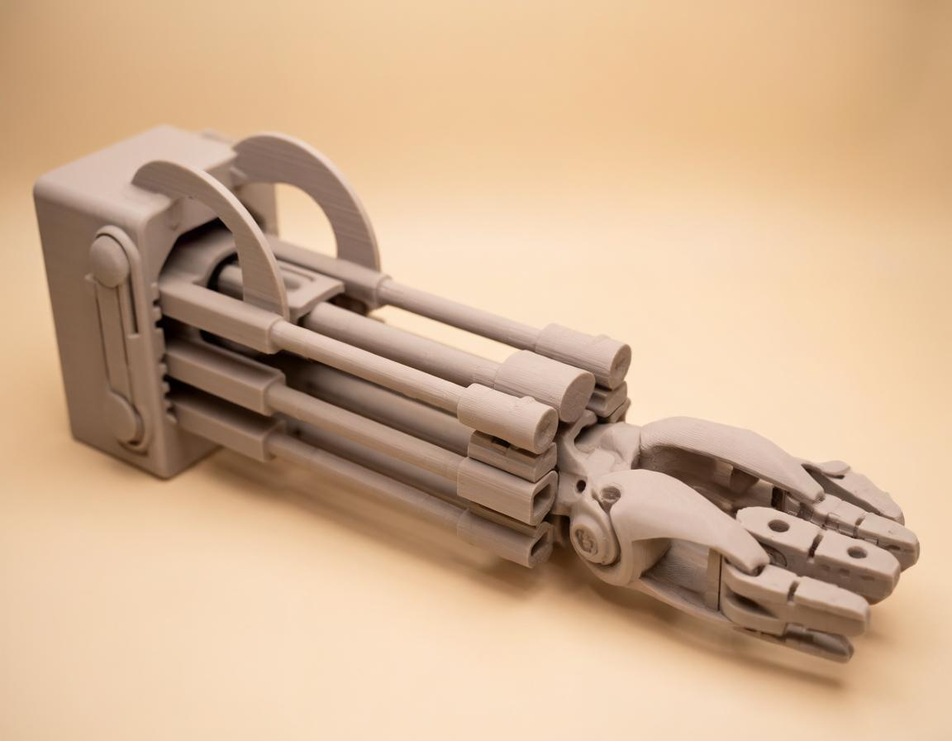
#> input picture inventors/text2cad/finger-mirror-input.png, 952 x 741 px, shrunk from 1152 x 896 before the run
$ python recess.py ../../../inventors/text2cad/finger-mirror-input.png
#> lines starting #> are read from the running program, lines starting #| are printed output that depends on the picture; after the words box and inside, x2 and y2 are one past the last pixel; in counts of white or black regions, pixels touching at a corner belong together
"""Recess (empty bauble socket) centroids in a top-down body reference vs spec. usage: recess.py IMAGE"""
import numpy as np, sys
from PIL import Image
from scipy import ndimage
sys.path.insert(0, sys.argv[0].rsplit('/',1)[0]); import spec
im=np.asarray(Image.open(sys.argv[1]).convert('RGB')).astype(float); L=im.sum(2)
#> after `L = im.sum(2)`:
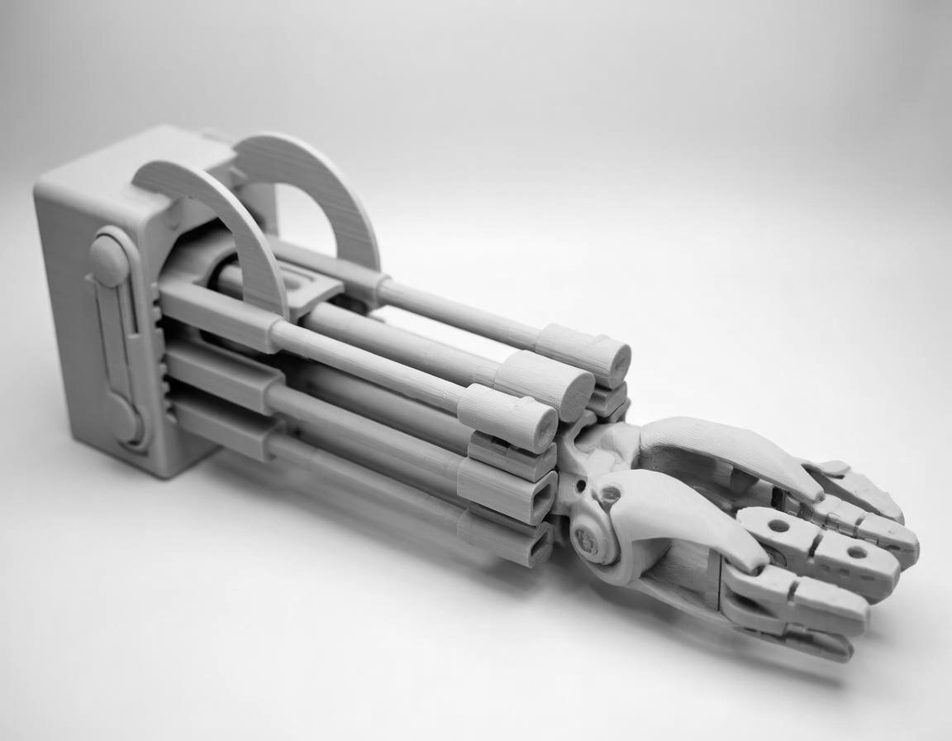
#> L: shape (741, 952) float64; min 0, max 699, mean 530; drawn with min black and max white
bg=np.median(im[:5].reshape(-1,3),0); obj=np.abs(im-bg).sum(2)>150
#> after `bg = np.median(im[:5].reshape(-1, 3), 0)`: bg = [233, 196, 154]
#> after `obj = np.abs(im - bg).sum(2) > 150`:
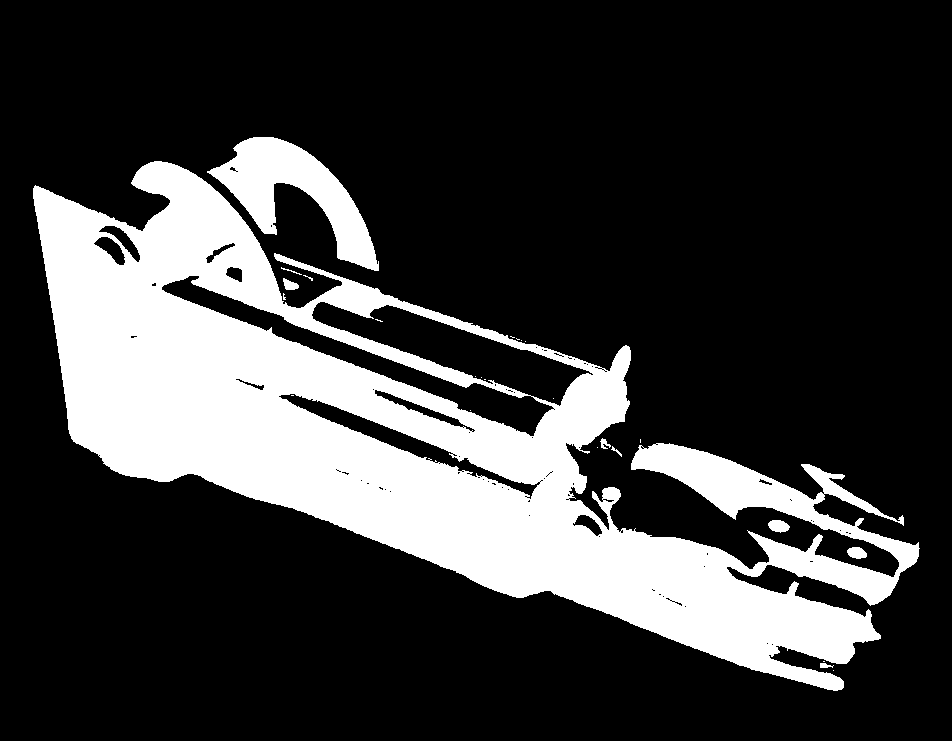
#> obj: shape (741, 952) bool; 23.2% white; 26 white regions (17 under 20 px), largest, box (x1, y1, x2, y2) and area: (33, 161, 920, 691) 154123, (207, 137, 379, 271) 8649, (768, 520, 790, 533) 206
lab,n=ndimage.label(obj); obj=lab==(np.argmax(ndimage.sum(obj,lab,range(1,n+1)))+1)
#> after `lab, n = ndimage.label(obj)`:
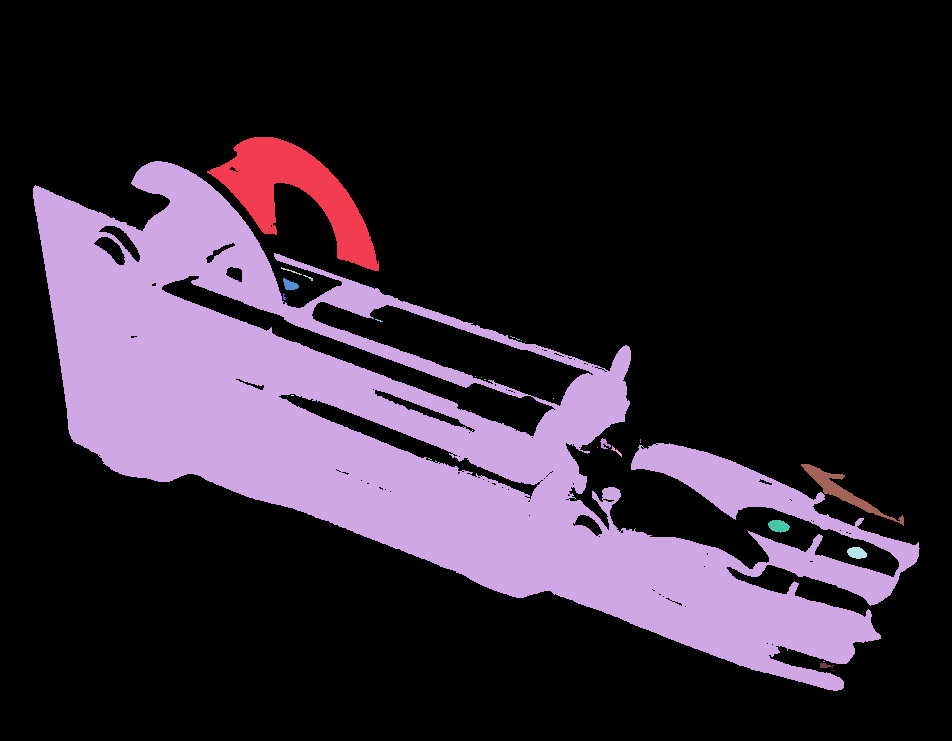
#> lab: shape (741, 952) int32; 43 distinct labels, from 0 to 42; one colour per label, 0 black
#> after `lab, n = ndimage.label(obj)`: n = 42
#> after `obj = lab == np.argmax(ndimage.sum(obj, lab, range(1, n + 1))) + 1`:
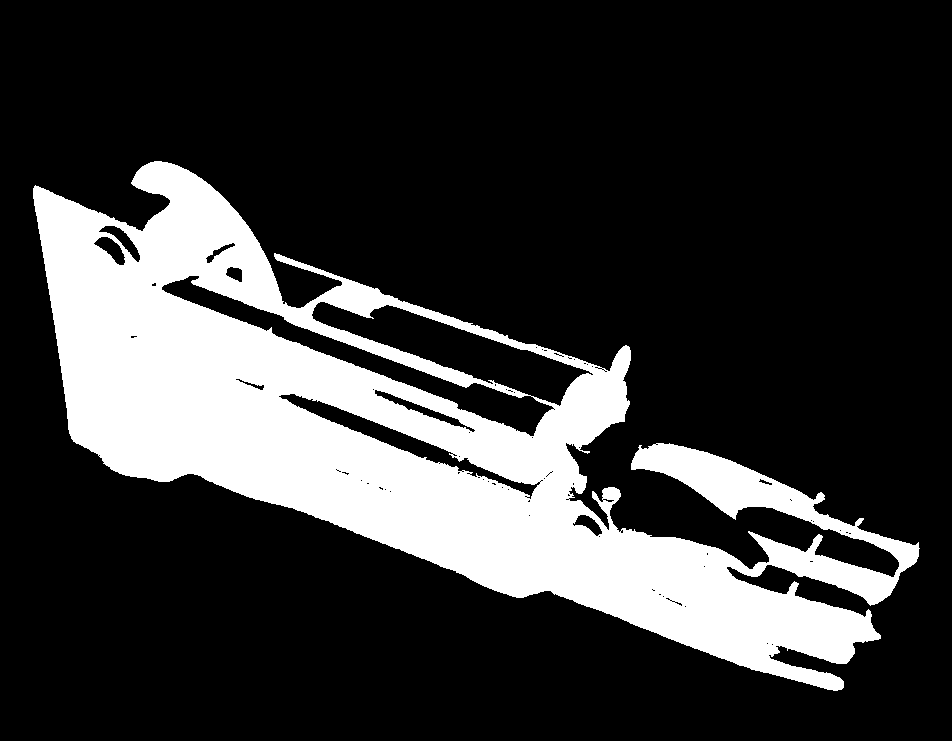
#> obj: shape (741, 952) bool; 21.7% white; 1 white region, box (x1, y1, x2, y2) and area: (33, 161, 920, 691) 153028
ys,xs=np.nonzero(obj); s=(33.0+43.25)/(ys.max()-ys.min()+1-4); y0=ys.min()+33.0/s
#> after `s = (33.0 + 43.25) / (ys.max() - ys.min() + 1 - 4)`: s = 0.145
#> after `y0 = ys.min() + 33.0 / s`: y0 = 388.6
rows=[np.nonzero(obj[y])[0] for y in range(ys.min(),ys.max()+1)]
#> rows = 530 items
x0=np.median([(r.min()+r.max())/2 for r in rows if len(r) and (r.max()-r.min())>0.5*np.ptp(xs)])
#> x0 = 402.5
dark=(L<ndimage.uniform_filter(L,25)-25)&ndimage.binary_erosion(obj,iterations=8)
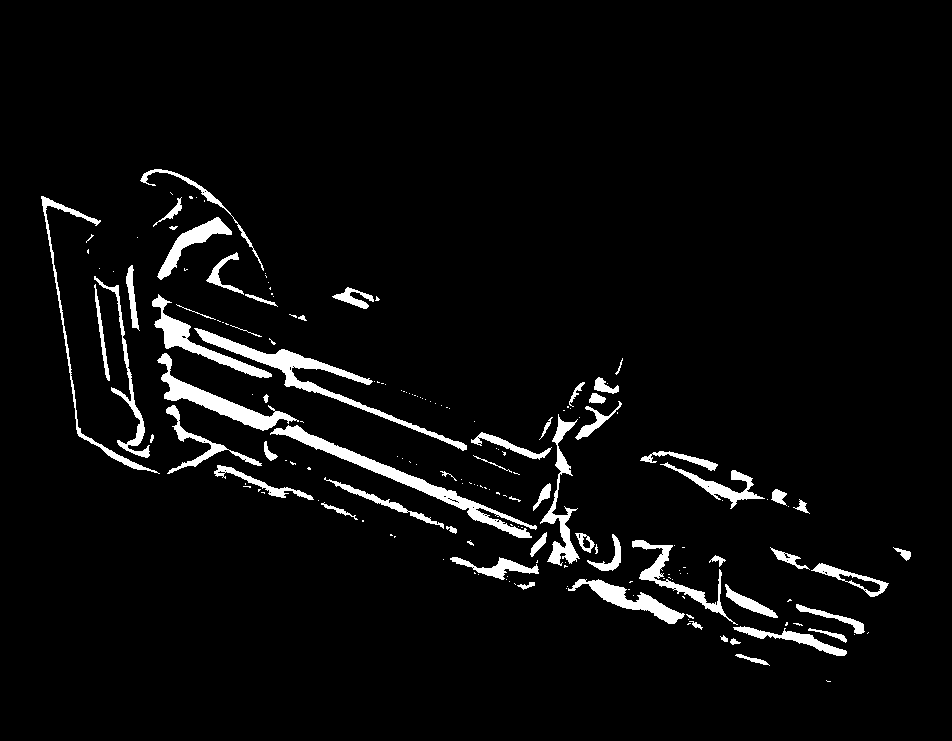
#> dark: shape (741, 952) bool; 4.4% white; 183 white regions (122 under 20 px), largest, box (x1, y1, x2, y2) and area: (270, 425, 537, 538) 3067, (194, 328, 467, 451) 2998, (157, 353, 299, 431) 2180
lab,n=ndimage.label(ndimage.binary_closing(dark,iterations=3)); found=[]
#> after `lab, n = ndimage.label(ndimage.binary_closing(dark, iterations=3))`:
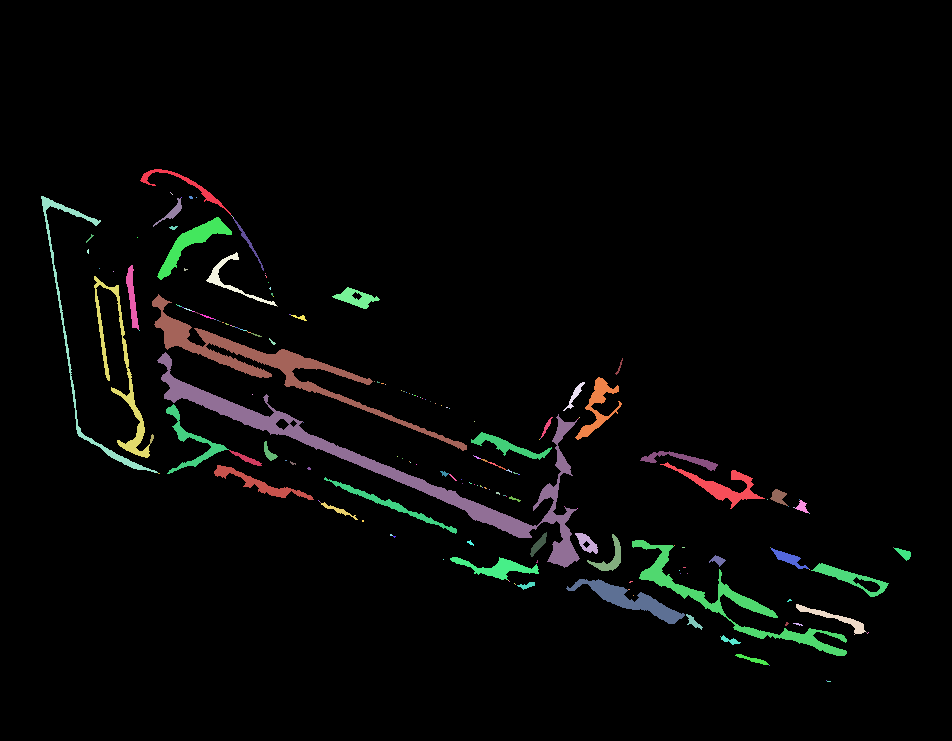
#> lab: shape (741, 952) int32; 195 distinct labels, from 0 to 194; one colour per label, 0 black
#> after `lab, n = ndimage.label(ndimage.binary_closing(dark, iterations=3))`: n = 194
for i in range(1,n+1):
    yy,xx=np.nonzero(lab==i); w,h=(np.ptp(xx)+1)*s,(np.ptp(yy)+1)*s
    if 1.5<w<2.6 and 1.5<h<2.6: found.append((((xx.min()+xx.max())/2-x0)*s,(y0-(yy.min()+yy.max())/2)*s,w,h))
#> this loop made 194 passes
#> (yy, xx, w, h) on passes 2 to 4: ([192], [170], 0.145, 0.145), ([193], [171], 0.145, 0.145), ([194], [172], 0.145, 0.145)
#> after the loop, found = [(57.84, -17.01, 2.03, 1.88), (72.41, -23.97, 2.46, 1.88), (45.59, -24.91, 2.46, 1.74), (42.26, -33.75, 2.46, 2.32)]
print(len(found),'recesses, scale %.4f'%s)
#| 4 recesses, scale 0.1450
for k,(cx,cy) in spec.BAUBLES.items():
    f=min(found,key=lambda f:(f[0]-cx)**2+(f[1]-cy)**2)
    d=max(abs(f[0]-cx),abs(f[1]-cy))
    print('%s contract (%.2f,%.2f) image (%.2f,%.2f) %.2fx%.2f off %.2f %s'%(k,cx,cy,f[0],f[1],f[2],f[3],d,'DISAGREE' if d>0.5 and d>0.05*max(abs(cx),abs(cy)) else 'ok'))
#> this loop made 12 passes
#> d on passes 1 to 12: 45.09, 51.09, 40.16, 41.34, 31.09, 46.34, 47.76, 44.34, 36.84, 50.59, 59.09, 35.34
#| R1 contract (0.50,19.20) image (45.59,-24.91) 2.46x1.74 off 45.09 DISAGREE
#| R2 contract (-5.50,15.25) image (45.59,-24.91) 2.46x1.74 off 51.09 DISAGREE
#| R3 contract (5.50,15.25) image (45.59,-24.91) 2.46x1.74 off 40.16 DISAGREE
#| R4 contract (4.25,4.00) image (45.59,-24.91) 2.46x1.74 off 41.34 DISAGREE
#| R5 contract (14.50,3.50) image (45.59,-24.91) 2.46x1.74 off 31.09 DISAGREE
#| R6 contract (-0.75,-0.25) image (45.59,-24.91) 2.46x1.74 off 46.34 DISAGREE
#| G1 contract (-1.90,22.85) image (45.59,-24.91) 2.46x1.74 off 47.76 DISAGREE
#| G2 contract (1.25,11.25) image (45.59,-24.91) 2.46x1.74 off 44.34 DISAGREE
#> (further printed lines are left out)
